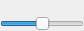
<?xml version="1.0" encoding="UTF-8"?>
<ui version="4.0">
 <class>FormCompareProfileFilter</class>
 <widget class="QWidget" name="FormCompareProfileFilter">
  <property name="geometry">
   <rect>
    <x>0</x>
    <y>0</y>
    <width>84</width>
    <height>30</height>
   </rect>
  </property>
  <property name="font">
   <font>
    <family>Ebrima</family>
   </font>
  </property>
  <property name="windowTitle">
   <string>Form</string>
  </property>
  <layout class="QVBoxLayout" name="verticalLayout">
   <property name="spacing">
    <number>0</number>
   </property>
   <property name="leftMargin">
    <number>0</number>
   </property>
   <property name="topMargin">
    <number>0</number>
   </property>
   <property name="rightMargin">
    <number>0</number>
   </property>
   <property name="bottomMargin">
    <number>0</number>
   </property>
   <item>
    <layout class="QHBoxLayout" name="horizontalLayout">
     <property name="spacing">
      <number>0</number>
     </property>
     <item>
      <widget class="QLabel" name="LabelReached">
       <property name="toolTip">
        <string>Получено</string>
       </property>
       <property name="text">
        <string/>
       </property>
       <property name="alignment">
        <set>Qt::AlignBottom|Qt::AlignLeading|Qt::AlignLeft</set>
       </property>
      </widget>
     </item>
     <item>
      <widget class="QLabel" name="LabelAll">
       <property name="toolTip">
        <string>Все</string>
       </property>
       <property name="text">
        <string/>
       </property>
       <property name="alignment">
        <set>Qt::AlignBottom|Qt::AlignHCenter</set>
       </property>
      </widget>
     </item>
     <item>
      <widget class="QLabel" name="LabelNotReached">
       <property name="toolTip">
        <string>Не получено</string>
       </property>
       <property name="text">
        <string/>
       </property>
       <property name="alignment">
        <set>Qt::AlignBottom|Qt::AlignRight|Qt::AlignTrailing</set>
       </property>
      </widget>
     </item>
    </layout>
   </item>
   <item>
    <widget class="QSlider" name="Slider">
     <property name="sizePolicy">
      <sizepolicy hsizetype="Preferred" vsizetype="Fixed">
       <horstretch>0</horstretch>
       <verstretch>0</verstretch>
      </sizepolicy>
     </property>
     <property name="maximum">
      <number>2</number>
     </property>
     <property name="pageStep">
      <number>1</number>
     </property>
     <property name="value">
      <number>1</number>
     </property>
     <property name="sliderPosition">
      <number>1</number>
     </property>
     <property name="orientation">
      <enum>Qt::Horizontal</enum>
     </property>
    </widget>
   </item>
  </layout>
 </widget>
 <resources/>
 <connections/>
</ui>
